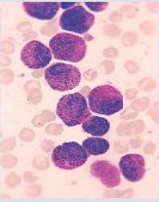
#> input picture c120.png, 159 x 202 px
$ jupyter execute main.ipynb
#> lines starting #> are read from the running program, lines starting #| are printed output that depends on the picture; after the words box and inside, x2 and y2 are one past the last pixel; in counts of white or black regions, pixels touching at a corner belong together
[cell 1]
import numpy as np
import cv2
import matplotlib.pyplot as plt

# Đọc hình ảnh gốc
image = cv2.imread("c120.png")
#> image is the input picture: shape (202, 159, 3); mean B, G, R 196.8, 179, 218.6

# Chuyển đổi thành hình ảnh thang màu xám
gray = cv2.cvtColor(image, cv2.COLOR_BGR2GRAY)
cv2.imwrite('gray.png', gray)

# Áp dụng bộ lọc trung bình để làm mịn hình ảnh
blurM = cv2.medianBlur(gray, 5)
cv2.imwrite('blurM.png', blurM)

# Áp dụng bộ lọc Gaussian để làm mịn hình ảnh
blurG = cv2.GaussianBlur(gray, (9, 9), 0)
cv2.imwrite('blurG.png', blurG)

# Cân bằng lược đồ tần suất
histoNorm = cv2.equalizeHist(gray)
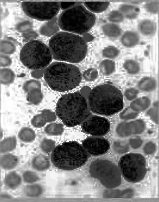
#> histoNorm: shape (202, 159); min 0, max 255, mean 129.9
cv2.imwrite('histoNorm.png', histoNorm)

# Tạo đối tượng CLAHE cho Cân bằng Lược đồ tần suất Tích hợp Hạn chế (CLAHE)
clahe = cv2.createCLAHE(clipLimit=2.0, tileGridSize=(8, 8))
claheNorm = clahe.apply(gray)
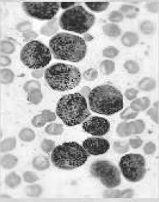
#> claheNorm: shape (202, 159); min 28, max 255, mean 186.2
cv2.imwrite('claheNorm.png', claheNorm)

# Kéo dài tương phản
# Hàm để ánh xạ từng cấp độ cường độ thành cấp độ cường độ đầu ra
def pixelVal(pix, r1, s1, r2, s2):
    if (0 <= pix and pix <= r1):
        return (s1 / r1) * pix
    elif (r1 < pix and pix <= r2):
        return ((s2 - s1) / (r2 - r1)) * (pix - r1) + s1
    else:
        return ((255 - s2) / (255 - r2)) * (pix - r2) + s2

# Định nghĩa các tham số
r1 = 70
s1 = 0
r2 = 200
s2 = 255

# Vector hóa hàm để áp dụng nó cho mỗi giá trị trong mảng Numpy
pixelVal_vec = np.vectorize(pixelVal)

# Áp dụng kéo dài tương phản
contrast_stretched = pixelVal_vec(gray, r1, s1, r2, s2)
contrast_stretched_blurM = pixelVal_vec(blurM, r1, s1, r2, s2)
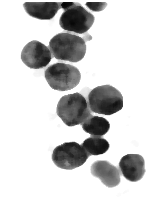
#> contrast_stretched_blurM: shape (202, 159) float64; min 1.96, max 255, mean 208.3

cv2.imwrite('contrast_stretch.png', contrast_stretched)
cv2.imwrite('contrast_stretch_blurM.png', contrast_stretched_blurM)

# Phát hiện biên bằng bộ lọc biên Canny
edge = cv2.Canny(gray, 100, 200)
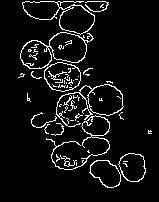
#> edge: shape (202, 159); 6.8% white in thin lines or dots, all inside (x1, y1, x2, y2) = (18, 1, 152, 188)
cv2.imwrite('edge.png', edge)

edgeG = cv2.Canny(blurG, 100, 200)
#> edgeG: shape (202, 159); 3.7% white in thin lines or dots, all inside (x1, y1, x2, y2) = (20, 2, 146, 182)
cv2.imwrite('edgeG.png', edgeG)

edgeM = cv2.Canny(blurM, 100, 200)
#> edgeM: shape (202, 159); 4.2% white in thin lines or dots, all inside (x1, y1, x2, y2) = (20, 1, 146, 188)
cv2.imwrite('edgeM.png', edgeM)

# Hiển thị các hình ảnh bằng plt
plt.figure(figsize=(12, 8))

plt.subplot(3, 3, 1)
plt.imshow(cv2.cvtColor(image, cv2.COLOR_BGR2RGB))
plt.title("Hình ảnh gốc")
plt.axis('off')

plt.subplot(3, 3, 2)
plt.imshow(gray, cmap='gray')
plt.title("Hình ảnh thang màu xám")
plt.axis('off')

plt.subplot(3, 3, 3)
plt.imshow(blurM, cmap='gray')
plt.title("Hình ảnh được làm mịn bằng trung bình")
plt.axis('off')

plt.subplot(3, 3, 4)
plt.imshow(blurG, cmap='gray')
plt.title("Hình ảnh làm mịn bằng Gaussian")
plt.axis('off')

plt.subplot(3, 3, 5)
plt.imshow(histoNorm, cmap='gray')
plt.title("Cân bằng lược đồ tần suất")
plt.axis('off')

plt.subplot(3, 3, 6)
plt.imshow(claheNorm, cmap='gray')
plt.title("Hình ảnh chuẩn hóa CLAHE")
plt.axis('off')

plt.subplot(3, 3, 7)
plt.imshow(contrast_stretched, cmap='gray')
plt.title("Hình ảnh kéo dài tương phản")
plt.axis('off')

plt.subplot(3, 3, 8)
plt.imshow(contrast_stretched_blurM, cmap='gray')
plt.title("Kéo dài tương phản bằng trung bình")
plt.axis('off')

plt.subplot(3, 3, 9)
plt.imshow(edge, cmap='gray')
plt.title("Phát hiện biên Canny")
plt.axis('off')

plt.show()
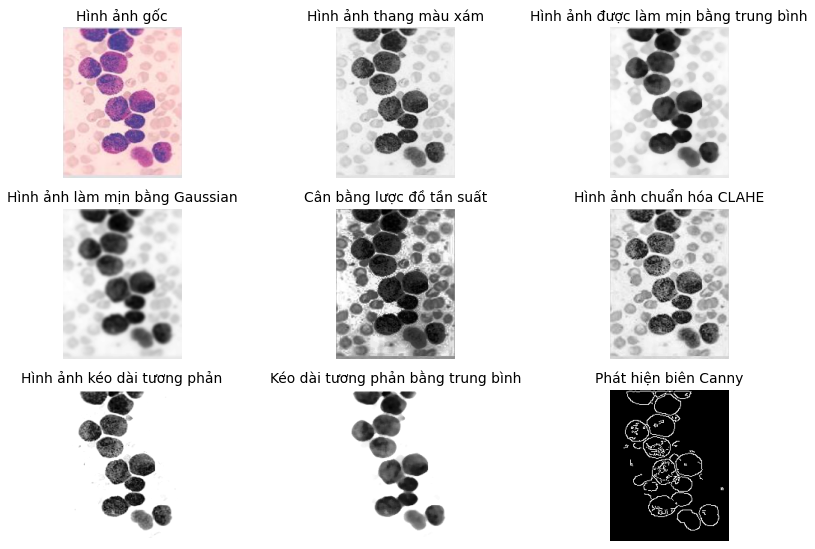
#> figure drawn by matplotlib, 9 panels

[cell 2]
# Đọc hình ảnh đã được cải tiến
img = cv2.imread('c120.png', 0)
#> img: shape (202, 159); min 53, max 244, mean 192.4

# Hiển thị hình ảnh gốc
plt.figure(figsize=(10, 5))
plt.subplot(231)
plt.imshow(img, cmap='gray')
plt.title('ảnh gốc')
plt.axis('off')

# Thực hiện phép biến đổi dilation
kernel = np.ones((5, 5), np.uint8)
dilation = cv2.dilate(img, kernel, iterations=1)
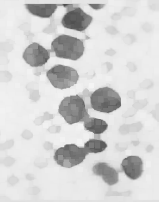
#> dilation: shape (202, 159); min 77, max 244, mean 211.2

# Hiển thị hình ảnh sau dilation
plt.subplot(232)
plt.imshow(dilation, cmap='gray')
plt.title('ảnh Dilation')
plt.axis('off')

# Thực hiện phép biến đổi closing
closing = cv2.morphologyEx(img, cv2.MORPH_CLOSE, kernel)
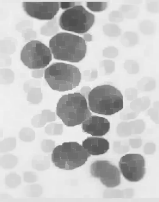
#> closing: shape (202, 159); min 77, max 244, mean 197.4

# Hiển thị hình ảnh sau closing
plt.subplot(233)
plt.imshow(closing, cmap='gray')
plt.title('ảnh Closing')
plt.axis('off')

# Áp dụng ngưỡng th adapt trên bộ lọc trung bình và Gauss
th2 = cv2.adaptiveThreshold(img, 255, cv2.ADAPTIVE_THRESH_MEAN_C, cv2.THRESH_BINARY, 11, 2)
#> th2: shape (202, 159); 60.6% white; 198 black regions (129 under 20 px), largest, box (x1, y1, x2, y2) and area: (52, 138, 110, 170) 885, (49, 33, 95, 62) 636, (88, 84, 123, 115) 626
th3 = cv2.adaptiveThreshold(img, 255, cv2.ADAPTIVE_THRESH_GAUSSIAN_C, cv2.THRESH_BINARY, 11, 2)
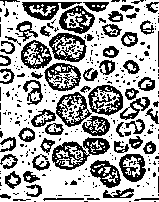
#> th3: shape (202, 159); 65% white; 311 black regions (242 under 20 px), largest, box (x1, y1, x2, y2) and area: (52, 137, 110, 170) 788, (49, 33, 87, 62) 539, (88, 85, 123, 116) 536

# Hiển thị hình ảnh sau adaptive thresholding
plt.subplot(234)
plt.imshow(th2, cmap='gray')
plt.title('ảnh Adaptive Threshold (Mean)')
plt.axis('off')

plt.subplot(235)
plt.imshow(th3, cmap='gray')
plt.title('ảnh Adaptive Threshold (Gaussian)')
plt.axis('off')

# Ngưỡng Otsu
ret4, th4 = cv2.threshold(img, 0, 255, cv2.THRESH_BINARY + cv2.THRESH_OTSU)
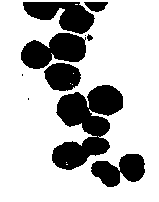
#> th4: shape (202, 159); 74% white; 10 black regions (3 under 20 px), largest, box (x1, y1, x2, y2) and area: (52, 85, 123, 170) 3319, (21, 33, 86, 69) 1543, (23, 2, 95, 34) 1370
#> ret4 = 165

# Hiển thị hình ảnh sau ngưỡng Otsu
plt.subplot(236)
plt.imshow(th4, cmap='gray')
plt.title('ảnh ngưỡng otsu')
plt.axis('off')

# Hiển thị toàn bộ biến đổi
plt.tight_layout()
plt.show()

# Khởi tạo các danh sách
Cell_count, x_count, y_count = [], [], []

# Đọc hình ảnh gốc để hiển thị đường tròn và vị trí trung tâm
display = cv2.imread("c120.png")

# Biến đổi Hough với tham số vòng tròn được điều chỉnh
circles = cv2.HoughCircles(img, cv2.HOUGH_GRADIENT, 1.2, 20, param1=80, param2=28, minRadius=5, maxRadius=20)
#> circles = [[105, 100.2, 16.64], [34.2, 54.6, 14], [131.4, 167.4, 14], [72.6, 48.6, 14], [59.4, 71.4, 15.2], [72.6, 17.4, 16.64], [94.2, 121.8, 15.32], [73.8, 108.6, 10.04], [70.2, 155.4, 9.92], [100.2, 145.8, 8.6]]

# Phát hiện và đánh dấu các đường tròn sử dụng biến đổi Hough
if circles is not None:
    # Chuyển đổi tọa độ (x, y) và bán kính của các đường tròn thành số nguyên
    circles = np.round(circles[0, :]).astype("int")
#> circles = [[105, 100, 17], [34, 55, 14], [131, 167, 14], [73, 49, 14], [59, 71, 15], [73, 17, 17], [94, 122, 15], [74, 109, 10], [70, 155, 10], [100, 146, 9]]

    # Duyệt qua các tọa độ (x, y) và bán kính của các đường tròn
    for (x, y, r) in circles:
        cv2.circle(display, (x, y), r, (0, 255, 0), 2)
        cv2.rectangle(display, (x - 2, y - 2), (x + 2, y + 2), (0, 128, 255), -1)
        Cell_count.append(r)
        x_count.append(x)
        y_count.append(y)
#> this loop made 10 passes
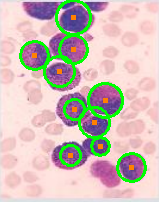
#> display: shape (202, 159, 3); 8.36% of pixels changed, all inside (x1, y1, x2, y2) = (19, 0, 147, 183)
#> after the loop, Cell_count = [17, 14, 14, 14, 15, 17, 15, 10, 10, 9]; x_count = [105, 34, 131, 73, 59, 73, 94, 74, 70, 100]; y_count = [100, 55, 167, 49, 71, 17, 122, 109, 155, 146]

    # Hiển thị hình ảnh kết quả
    plt.figure(figsize=(6, 6))
    plt.imshow(cv2.cvtColor(display, cv2.COLOR_BGR2RGB))
    plt.title("khoanh vùng hồng cầu")
    plt.axis('off')
    plt.show()

# Hiển thị số lượng đường tròn
print(f"Số lượng đường tròn: {len(Cell_count)}")
#| Số lượng đường tròn: 10
# Tổng bán kính
print(f"Tổng bán kính: {sum(Cell_count)}")
#| Tổng bán kính: 135
# Tọa độ X của các đường tròn
print(f"Tọa độ X của các đường tròn: {x_count}")
#| Tọa độ X của các đường tròn: [105, 34, 131, 73, 59, 73, 94, 74, 70, 100]
# Tọa độ Y của các đường tròn
print(f"Tọa độ Y của các đường tròn: {y_count}")
#| Tọa độ Y của các đường tròn: [100, 55, 167, 49, 71, 17, 122, 109, 155, 146]
